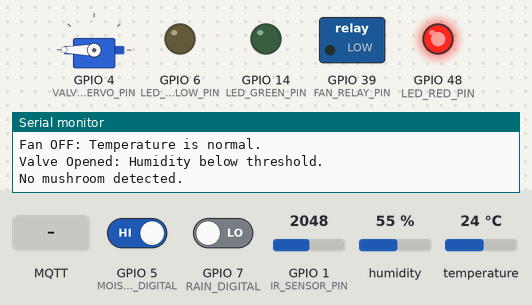
A sketch run on a simulated ESP32-S3. Parts: servo, switched loads named in the sketch (green lamp = pin HIGH), output pins drawn as LEDs (lit = HIGH), the last lines printed to the serial monitor. Inputs (shaded band) come from the test bench; at power-on: humidity 55 %, GPIO 1 (IR_SENSOR_PIN) = 2048, GPIO 5 (MOISTURE_DIGITAL) HIGH, GPIO 7 (RAIN_DIGITAL) LOW, temperature 24 °C. WiFi joins after 1.5 s; servers stay silent unless stated; no MQTT or app messages arrive unless stated.

Above: at 3.3 s.
3.4 s: humidity set to 78 %
5.5 s: humidity set to 81 %
At 7.0 s:
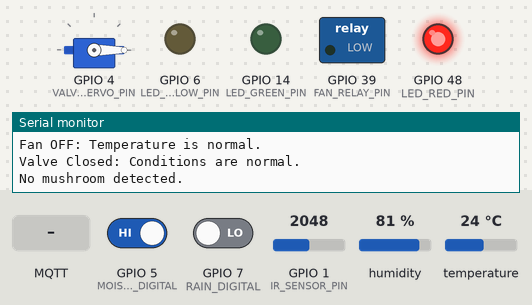
7.9 s: GPIO 1 (IR_SENSOR_PIN) set to 741
9.8 s: GPIO 1 (IR_SENSOR_PIN) set to 655
At 11.2 s:
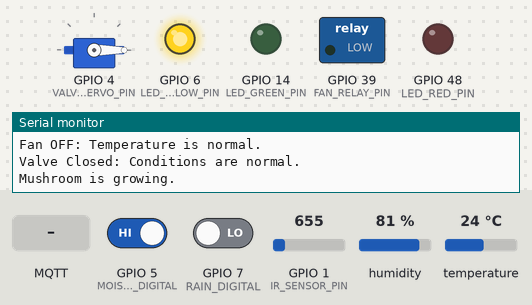
12.2 s: GPIO 5 (MOISTURE_DIGITAL) driven LOW
At 13.9 s:
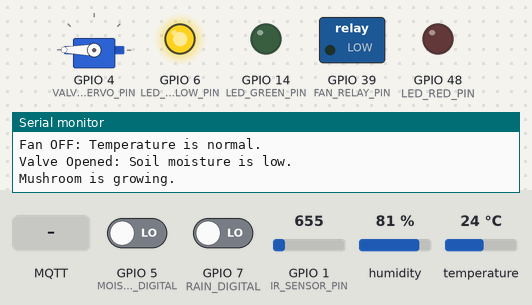
14.2 s: MQTT message "ON" arrives on the first subscribed topic
At 14.8 s:
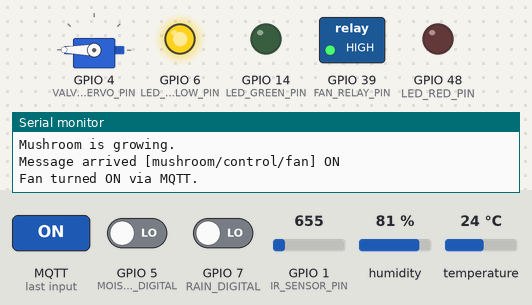
Timing chart, 0 to 17.2 s (numbered marks = the images above; inputs shaded):
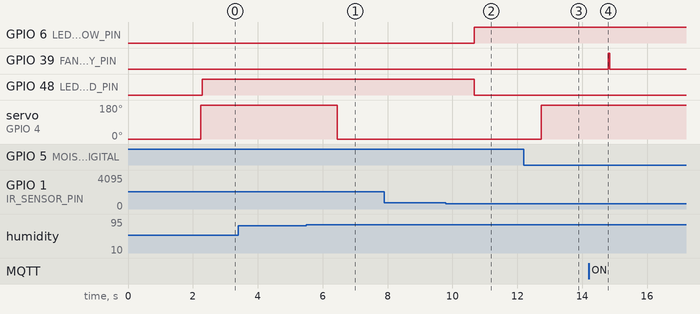

Measured:
- the behaviour switches between 79 and 80 % on humidity (found by bisection; images 0 and 1)
- the behaviour switches between 700 and 699 on GPIO 1 (IR_SENSOR_PIN) (found by bisection; images 1 and 2)
- after the input at 5.5 s, servo on GPIO 4 (VALVE_SERVO_PIN): 180° → 0° after 0.94 s
- after the input at 9.8 s, GPIO 6 (LED_YELLOW_PIN): LOW → HIGH after 0.88 s; GPIO 48 (LED_RED_PIN): HIGH → LOW after 0.88 s
- after the input at 12.2 s, servo on GPIO 4 (VALVE_SERVO_PIN): 0° → 180° after 0.54 s
- after the input at 14.2 s, GPIO 39 (FAN_RELAY_PIN): LOW → HIGH after 0.60 s, → LOW 0.05 s later

The sketch:

CPCPROJECT.ino
```cpp
#include "DHT.h"
#include <ESP32Servo.h>
#include <WiFi.h>
#include <PubSubClient.h>

#define DHTPIN 42
#define DHTTYPE DHT11

DHT dht(DHTPIN, DHTTYPE);

#define RAIN_ANALOG A4
#define RAIN_DIGITAL 7

#define MOISTURE_ANALOG A2
#define MOISTURE_DIGITAL 5

#define FAN_RELAY_PIN 39
#define VALVE_SERVO_PIN 4

#define IR_SENSOR_PIN A0
#define LED_RED_PIN 48
#define LED_YELLOW_PIN 6
#define LED_GREEN_PIN 14

Servo valveServo;

const float TEMP_THRESHOLD = 30.0;
const float HUMIDITY_THRESHOLD = 80.0;

const char* ssid = "iPhone";  // Replace with your Wi-Fi SSID
const char* password = "afifcomey";  // Replace with your Wi-Fi password
const char* mqtt_server = "34.70.33.24";  // Replace with your MQTT broker address
const char* mqtt_topic = "cpcproject";
const int mqtt_port = 1883;
const int dht11pin = 42;
const int rainanalogpin = A4;
const int raindidigitalpin = 7;
const int moistureanalogpin = A2;
const int moisturedigitalpin = 5;
const int fanrelaypin = 39;
const int valveservopin = 4;
const int irsensorpin = A0;
const int ledredpin = 48;
const int ledyellowpin = 6;
const int ledgreeenpin = 14;
char buffer[128] = " ";

WiFiClient espClient;
PubSubClient client(espClient);

void setupWiFi() {
  delay(10);
  Serial.println();
  Serial.print("Connecting to ");
  Serial.println(ssid);

  WiFi.begin(ssid, password);

  while (WiFi.status() != WL_CONNECTED) {
    delay(1000);
    Serial.print(".");
  }

  Serial.println("");
  Serial.println("WiFi connected");
  Serial.println("IP address: ");
  Serial.println(WiFi.localIP());
}

void reconnect() {
  while (!client.connected()) {
    Serial.print("Attempting MQTT connection...");
    if (client.connect("ESP32Client")) {
      Serial.println("connected");
      client.subscribe("mushroom/control/fan");
      client.subscribe("mushroom/control/valve");
    } else {
      Serial.print("failed, rc=");
      Serial.print(client.state());
      Serial.println(" try again in 5 seconds");
      delay(5000);
    }
  }
}

void callback(char* topic, byte* payload, unsigned int length) {
  String message;
  for (int i = 0; i < length; i++) {
    message += (char)payload[i];
  }
  Serial.print("Message arrived [");
  Serial.print(topic);
  Serial.print("] ");
  Serial.println(message);

  if (String(topic) == "mushroom/control/fan") {
    if (message == "ON") {
      digitalWrite(FAN_RELAY_PIN, HIGH);
      Serial.println("Fan turned ON via MQTT.");
    } else if (message == "OFF") {
      digitalWrite(FAN_RELAY_PIN, LOW);
      Serial.println("Fan turned OFF via MQTT.");
    }
  }

  if (String(topic) == "mushroom/control/valve") {
    if (message == "OPEN") {
      valveServo.write(180);
      Serial.println("Valve Opened via MQTT.");
    } else if (message == "CLOSE") {
      valveServo.write(0);
      Serial.println("Valve Closed via MQTT.");
    }
  }
}

void setup() {
  Serial.begin(9600);

  dht.begin();
  Serial.println("DHT11 Sensor Initialized");

  pinMode(RAIN_DIGITAL, INPUT);
  Serial.println("Rain Sensor Initialized");

  pinMode(MOISTURE_DIGITAL, INPUT);
  Serial.println("Soil Moisture Sensor Initialized");

  pinMode(FAN_RELAY_PIN, OUTPUT);
  digitalWrite(FAN_RELAY_PIN, LOW);
  Serial.println("Fan Relay Initialized");

  valveServo.attach(VALVE_SERVO_PIN);
  valveServo.write(0);
  Serial.println("Valve Servo Motor Initialized");

  pinMode(IR_SENSOR_PIN, INPUT);
  pinMode(LED_RED_PIN, OUTPUT);
  pinMode(LED_YELLOW_PIN, OUTPUT);
  pinMode(LED_GREEN_PIN, OUTPUT);
  Serial.println("IR Sensor and LEDs Initialized");

  setupWiFi();
  client.setServer(mqtt_server, 1883);
  client.setCallback(callback);
}

void loop() {
  if (!client.connected()) {
    reconnect();
  }
  client.loop();

  float humidity = dht.readHumidity();
  float temperature = dht.readTemperature();

  if (isnan(humidity) || isnan(temperature)) {
    Serial.println("Failed to read from DHT sensor!");
  } else {
    Serial.print("Humidity: ");
    Serial.print(humidity);
    Serial.print(" %\t");
    Serial.print("Temperature: ");
    Serial.print(temperature);
    Serial.println(" °C");

    client.publish("mushroom/sensor/humidity", String(humidity).c_str());
    client.publish("mushroom/sensor/temperature", String(temperature).c_str());
  }

  int rainDigitalValue = digitalRead(RAIN_DIGITAL);
  client.publish("mushroom/sensor/rain", String(rainDigitalValue).c_str());

  if (!isnan(temperature) && temperature > TEMP_THRESHOLD) {
    digitalWrite(FAN_RELAY_PIN, HIGH);
    Serial.println("Fan ON: Temperature exceeded threshold.");
  } else if (rainDigitalValue == HIGH) {
    digitalWrite(FAN_RELAY_PIN, LOW);
    Serial.println("Fan OFF: Rain detected.");
  } else {
    digitalWrite(FAN_RELAY_PIN, LOW);
    Serial.println("Fan OFF: Temperature is normal.");
  }

  int moistureDigitalValue = digitalRead(MOISTURE_DIGITAL);
  client.publish("mushroom/sensor/moisture", String(moistureDigitalValue).c_str());

  if (moistureDigitalValue == LOW) {
    valveServo.write(180);
    Serial.println("Valve Opened: Soil moisture is low.");
  } else if (rainDigitalValue == HIGH) {
    valveServo.write(0);
    Serial.println("Valve Closed: Rain detected.");
  } else if (humidity < HUMIDITY_THRESHOLD) {
    valveServo.write(180);
    Serial.println("Valve Opened: Humidity below threshold.");
  } else {
    valveServo.write(0);
    Serial.println("Valve Closed: Conditions are normal.");
  }

  int irSensorValue = analogRead(IR_SENSOR_PIN);
  if (irSensorValue < 400) {
    digitalWrite(LED_RED_PIN, LOW);
    digitalWrite(LED_YELLOW_PIN, LOW);
    digitalWrite(LED_GREEN_PIN, HIGH);
    Serial.println("Mushroom ready to harvest.");
  } else if (irSensorValue >= 400 && irSensorValue < 700) {
    digitalWrite(LED_RED_PIN, LOW);
    digitalWrite(LED_YELLOW_PIN, HIGH);
    digitalWrite(LED_GREEN_PIN, LOW);
    Serial.println("Mushroom is growing.");
  } else {
    digitalWrite(LED_RED_PIN, HIGH);
    digitalWrite(LED_YELLOW_PIN, LOW);
    digitalWrite(LED_GREEN_PIN, LOW);
    Serial.println("No mushroom detected.");
  }

  delay(2000);
}
```
